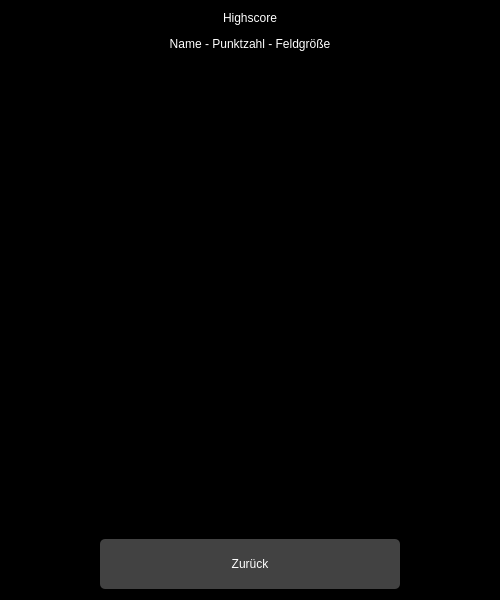
<?xml version="1.0" encoding="UTF-8"?>
<ui version="4.0">
 <class>HSWidget</class>
 <widget class="QWidget" name="HSWidget">
  <property name="geometry">
   <rect>
    <x>0</x>
    <y>0</y>
    <width>500</width>
    <height>600</height>
   </rect>
  </property>
  <property name="sizePolicy">
   <sizepolicy hsizetype="Preferred" vsizetype="Preferred">
    <horstretch>0</horstretch>
    <verstretch>0</verstretch>
   </sizepolicy>
  </property>
  <property name="windowTitle">
   <string>MenuWidget</string>
  </property>
  <property name="styleSheet">
   <string notr="true">background-color: rgb(0, 0, 0);
border: 0;</string>
  </property>
  <layout class="QHBoxLayout" name="horizontalLayout">
   <item>
    <spacer name="horizontalSpacer">
     <property name="orientation">
      <enum>Qt::Horizontal</enum>
     </property>
     <property name="sizeHint" stdset="0">
      <size>
       <width>40</width>
       <height>20</height>
      </size>
     </property>
    </spacer>
   </item>
   <item>
    <layout class="QVBoxLayout" name="verticalLayout">
     <item>
      <widget class="QLabel" name="label_HSTitle">
       <property name="styleSheet">
        <string notr="true">font: 75 16pt &quot;Verdana&quot;;
color: #FFF;
margin-bottom: 6px;</string>
       </property>
       <property name="text">
        <string>Highscore</string>
       </property>
       <property name="alignment">
        <set>Qt::AlignCenter</set>
       </property>
      </widget>
     </item>
     <item>
      <widget class="QLabel" name="label_HSInfo">
       <property name="styleSheet">
        <string notr="true">font: 75 12pt &quot;Verdana&quot;;
color: #FFF;
margin-bottom: 6px;</string>
       </property>
       <property name="text">
        <string>Name - Punktzahl - Feldgröße</string>
       </property>
       <property name="alignment">
        <set>Qt::AlignCenter</set>
       </property>
      </widget>
     </item>
     <item>
      <widget class="QGraphicsView" name="graphicsViewHS"/>
     </item>
     <item>
      <widget class="QPushButton" name="pushButton_HSBack">
       <property name="styleSheet">
        <string notr="true">background-color: #424242;
font: 75 12pt &quot;Verdana&quot;;
color: #FFF;
height: 50px;
min-width: 300px;
border-radius: 5px;</string>
       </property>
       <property name="text">
        <string>Zurück</string>
       </property>
      </widget>
     </item>
    </layout>
   </item>
   <item>
    <spacer name="horizontalSpacer_2">
     <property name="orientation">
      <enum>Qt::Horizontal</enum>
     </property>
     <property name="sizeHint" stdset="0">
      <size>
       <width>40</width>
       <height>20</height>
      </size>
     </property>
    </spacer>
   </item>
  </layout>
 </widget>
 <layoutdefault spacing="6" margin="11"/>
 <resources/>
 <connections/>
</ui>
